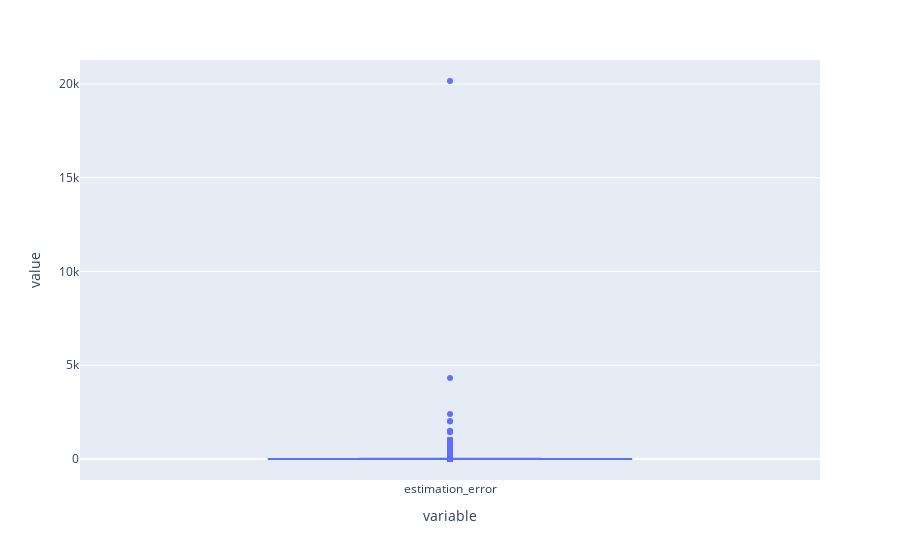

Notebook code for this chart:
### Code cell
# check for outlier
px.box(r1_df_clean_mod['estimation_error'])

### Figure 1 — Plotly figure (JSON) as saved in the notebook; plotly's stock layout.template omitted (floating-point values rounded to 4 significant figures; data arrays with more than 128 entries replaced by an {"elided": "..."} marker saying what was removed)
{"data": [{"alignmentgroup": "True", "hovertemplate": "variable=%{x}<br>value=%{y}<extra></extra>", "legendgroup": "", "marker": {"color": "#636efa"}, "name": "", "notched": false, "offsetgroup": "", "orientation": "v", "showlegend": false, "type": "box", "x": {"elided": "2480 str values"}, "x0": " ", "xaxis": "x", "y": {"elided": "2480 float values"}, "y0": " ", "yaxis": "y"}], "layout": {"boxmode": "group", "legend": {"tracegroupgap": 0}, "margin": {"t": 60}, "xaxis": {"anchor": "y", "domain": [0, 1], "title": {"text": "variable"}}, "yaxis": {"anchor": "x", "domain": [0, 1], "title": {"text": "value"}}}}
